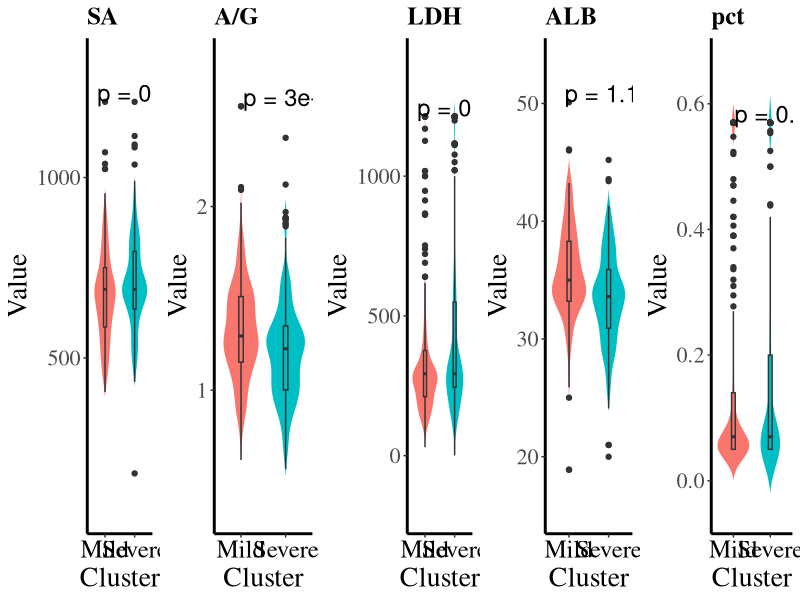
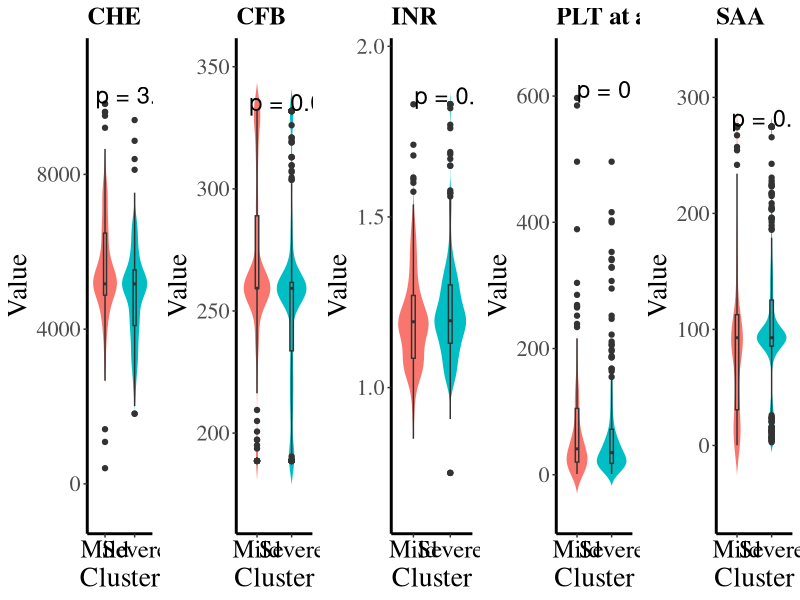
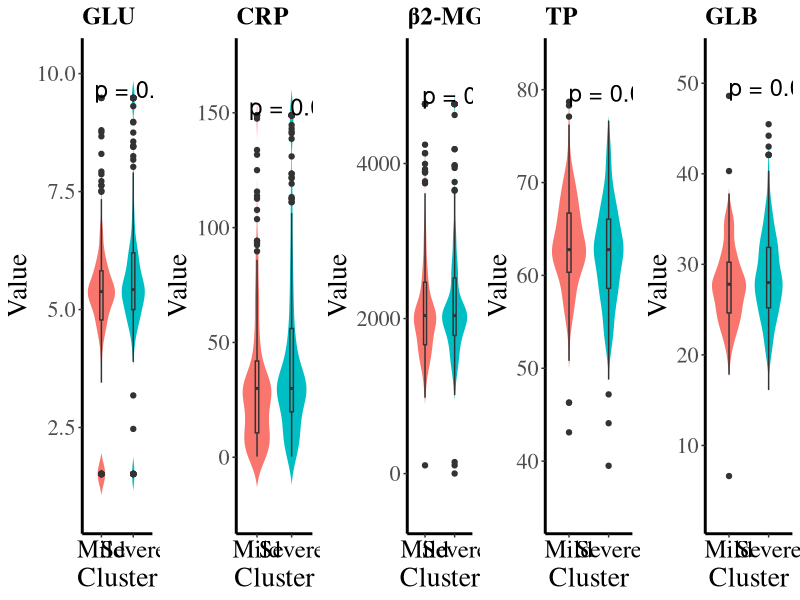
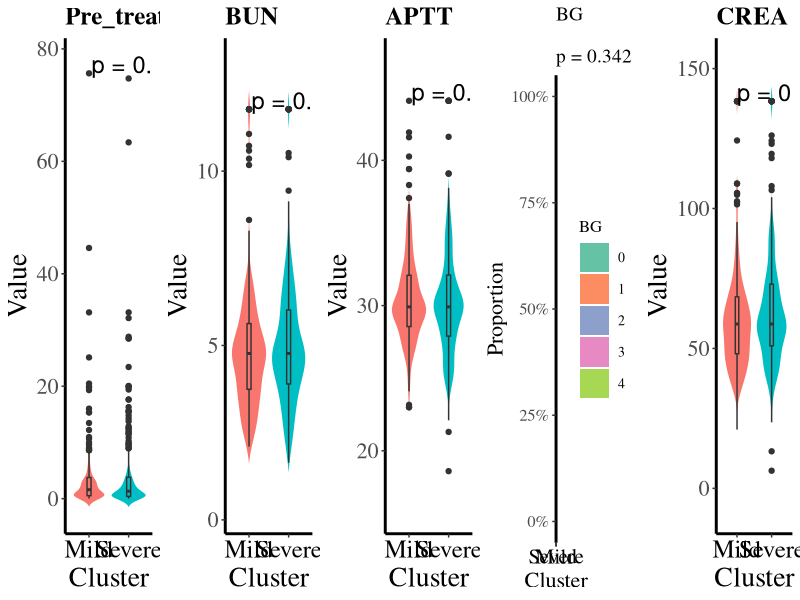

These figures' R source, in order:
# 加载必要的库
library(ggplot2)
library(readr)
library(tidyr)
library(dplyr)
library(ggpubr)   # 用于统计分析添加统计指标
library(gridExtra) # 用于组合图
library(readxl)
library(openxlsx)
library(RColorBrewer)

# 读取数据集
# data <- read_excel("C:/Users/xyy/Desktop/nodata4/AML_allnew_merged_patient_data_processed.xlsx")
data <- read_excel("../data/AML_allnew_merged_patient_data_processed.xlsx")

# 在代码开始处添加一个特征名称映射字典
feature_names_mapping <- c(
  'B' = 'CFB',
  'Admission_Value_PLT' = 'PLT at admission'
  # 如果还有其他需要修改的特征名称，可以继续添加
)

# 'A/G', 'CHE', 'AST', 'SA', 'GLU', 'CYSC', 'UBIL', 'age', 'FIB-C', 'B',
# 'Admission_Value_HGB', 'ALT', 'LDH', 'TBA', 'CK', 'DD', 'SOD', 'SAA', 'CO2', 'Pre_treatment_Mean_NEUT'
# 'GLU', 'PA', 'AST/ALT', 'GLB', 'ProBNP', 'BUN', 'AST', 'PTTA', 'ALB', 'ALP', 
# 'B', 'Pre_treatment_Mean_NEUT', 'TP', 'TBIL', 'Pre_treatment_Mean_PLT', 'CRP'
# 'SAA', 'CHE', 'DD', 'LDH1', 'A/G', 'CO2', 'PA', 'GLU', 'LDH', 'B', 'age', 'DBIL', 
# 'CKMB', 'Pre_treatment_Mean_HGB', 'CRP', 'β2-MG', 'ALB', 'TBIL', 'CK', 'BUN'
# 'CHE', 'B', 'ALB', 'PA', 'LDH1', 'SAA', 'CYSC', 'Pre_treatment_Mean_PLT', 'FIB-C', 'TP', 'age', 'pct',
# 'A/G', 'CRP', 'HBDH', 'SOD', 'DD', 'β2-MG', 'APTT', 'SA']

feature_groups <- list(
  c('SA', 'A/G', 'LDH', 'ALB', 'pct'),
  c('CHE', 'B', 'INR', 'Admission_Value_PLT', 'SAA'),
  c('GLU', 'CRP', 'β2-MG', 'TP', 'GLB'),
  c('Pre_treatment_Mean_NEUT', 'BUN', 'APTT', 'BG', 'CREA')
)

# 定义离散特征列表
categorical_columns <- c('sex', 'ALT_categorized', 'AST_categorized', 'AST/ALT', 
                         'ALP_categorized', 'DD', 'HBsAg', 'HBeAg', 'Anti-HCV', 
                         'HIV-Ab', 'Syphilis', 'BG', 'ABOZDX', 'ABOFDX', 'Rh', 'BGZGTSC')


for (group in feature_groups) {
  plot_list <- list()
  for (feature in group) {
    # 判断是否为离散特征
    is_categorical <- feature %in% categorical_columns
    
    if (is_categorical) {
      # 将数值型分类变量转换为因子
      data[[feature]] <- as.factor(data[[feature]])
      
      # 获取类别数量
      n_categories <- length(unique(data[[feature]]))
      
      # 选择配色
      colors <- brewer.pal(max(8, n_categories), "Set2")[1:n_categories]
      
      # 创建列联表
      contingency_table <- table(data[[feature]], data$bsum_cluster_label)
      
      # 进行统计检验
      # 如果期望频数小于5或2x2表，使用Fisher精确检验
      expected <- chisq.test(contingency_table)$expected
      if (any(expected < 5) || all(dim(contingency_table) == 2)) {
        test_result <- fisher.test(contingency_table, simulate.p.value = TRUE)
        test_method <- "Fisher's exact test"
      } else {
        test_result <- chisq.test(contingency_table)
        test_method <- "Chi-square test"
      }
      
      # 计算比例
      prop_data <- data %>%
        group_by(bsum_cluster_label) %>%
        count(.data[[feature]]) %>%
        group_by(bsum_cluster_label) %>%
        mutate(prop = n/sum(n))
      
      # 创建堆叠柱状图
      p <- ggplot(prop_data, aes(x = bsum_cluster_label, y = prop, 
                                 fill = .data[[feature]])) +
        geom_bar(stat = "identity", position = "stack", width = 0.7) +  # 调整柱子宽度
        scale_fill_manual(values = colors) +  # 使用选定的配色方案
        theme_bw() +
        theme(
          legend.position = "right",
          legend.title = element_text(family = "Times", size = 12),
          legend.text = element_text(family = "Times", size = 10),
          legend.key.size = unit(0.8, "cm"),  # 调整图例大小
          axis.text.x = element_text(colour = "black", family = "Times", size = 15),
          axis.text.y = element_text(family = "Times", size = 12),
          axis.title.x = element_text(family = "Times", size = 16),
          axis.title.y = element_text(family = "Times", size = 16),
          panel.border = element_blank(),
          axis.line = element_line(colour = "black", size = 1),
          panel.grid = element_blank(),
          plot.title = element_text(family = "Times", size = 14)
        ) +
        labs(
          y = "Proportion",
          x = "Cluster",
          fill = feature
        ) +
        ggtitle(paste0(
          ifelse(feature %in% names(feature_names_mapping), 
                 feature_names_mapping[feature], 
                 feature),
          "\n", 
          "\np = ", format.pval(test_result$p.value, digits = 3))) +
        scale_y_continuous(labels = scales::percent)
      
    } else {
      # 连续变量的处理保持不变
      normality_results <- data %>%
        group_by(bsum_cluster_label) %>%
        summarize(
          Normality_p_value = shapiro.test(.data[[feature]])$p.value,
          .groups = 'drop'
        )
      
      all_normal <- all(normality_results$Normality_p_value > 0.05)
      test_method <- ifelse(all_normal, "t.test", "wilcox.test")

      # #计算统计数据
      stats <- data %>%
        group_by(bsum_cluster_label) %>%
        summarise(
          Feature = feature,  # 添加特征名称
          Mean = mean(.data[[feature]], na.rm = TRUE),
          Q1 = quantile(.data[[feature]], 0.25, na.rm = TRUE),
          Median = median(.data[[feature]], na.rm = TRUE),
          Q3 = quantile(.data[[feature]], 0.75, na.rm = TRUE),
          .groups = 'drop'  # 防止dplyr 1.0.0后版本警告
        )

      print(stats) # 打印统计数据到控制台
      
      p <- ggplot(data, aes(x = bsum_cluster_label, y = .data[[feature]], 
                            fill = bsum_cluster_label)) +
        geom_violin(trim = FALSE, color = "white") +
        geom_boxplot(width = 0.1, position = position_dodge(0.9)) +
        theme_bw() +
        theme(
          legend.position = "none",
          axis.text.x = element_text(colour = "black", family = "Times", size = 18),  # 增大x轴文字
          axis.text.y = element_text(family = "Times", size = 16),     # 增大y轴文字
          axis.title.x = element_text(family = "Times", size = 20),    # 增大x轴标题
          axis.title.y = element_text(family = "Times", size = 20),    # 增大y轴标题
          panel.border = element_blank(),
          axis.line = element_line(colour = "black", size = 1),
          panel.grid = element_blank(),
          plot.title = element_text(family = "Times", size = 18, face = "bold")       # 增大标题文字
        ) +
        labs(y = "Value", x = "Cluster") +
        ggtitle(ifelse(feature %in% names(feature_names_mapping), 
                       feature_names_mapping[feature], 
                       feature)) +
        stat_compare_means(method = test_method,
                           aes(label = paste0("p = ", after_stat(p.format))),
                           label.x.npc = "center", label.y.npc = 'top',
                           size = 6)  # 增大p值文字大小
    }
    
    plot_list[[length(plot_list) + 1]] <- p
  }
  
  # 组合图表显示
  grid.arrange(grobs = plot_list, ncol = length(group))
}

# feature_groups <- list(
#   # c('CHE', 'B', 'ALB', 'PA'),
#   # c('TP', 'LDH1', 'CRP', 'Admission_Value_HGB'),
#   # c('FIB-C', 'SAA', 'SA', 'SOD'),
#   # c('GLB', 'A/G', 'LDH'),
#   # c('CYSC', 'TBA', 'TBIL', 'APTT', 'β2-MG'),
#   # c('Admission_Value_HGB'),
#   # c('CHE', 'ALB', 'PA')
#   # c('DD','DBIL','β2-MG','TBIL','CK','age','C1q')
#   # c('TP', 'GLB','β2-MG','TBIL','CYSC','TBA','APTT')
# 
#   # c('SAA', 'CHE','PTTA','LDH1'),
#   # c('A/G', 'CO2','PA', 'GLU'),
#   # c('LDH', 'B', 'ALB','CRP'),
#   # c('β2-MG', 'Pre_treatment_Mean_HGB', 'DD', 'C1q'),
#   # c('TBIL','age','DBIL', 'CK')
#   # c('Pre_treatment_Mean_HGB')
#   # c('CHE', 'A/G', 'PA')
# 
#   c('DBIL','C1q', 'BUN', 'UBIL','GLU')
# )


# # 为每个特征组生成图表
# for (group in feature_groups) {
#   # 创建空列表以保存图表
#   plot_list <- list()
#   for (feature in group) {
#     # 分别对每个类别进行正态性检验
#     normality_results <- data %>%
#       group_by(bsum_cluster_label) %>%
#       summarize(
#         Normality_p_value = shapiro.test(.data[[feature]])$p.value,
#         .groups = 'drop'
#       )
#     
#     # 判断是否所有类别都符合正态分布 正态分布用t检验，非正态分布用秩和检验
#     all_normal <- all(normality_results$Normality_p_value > 0.05)
#     test_method <- ifelse(all_normal, "t.test", "wilcox.test")
#     
#     # 计算统计数据
#     stats <- data %>%
#       group_by(bsum_cluster_label) %>%
#       summarise(
#         Feature = feature,  # 添加特征名称
#         Mean = mean(.data[[feature]], na.rm = TRUE),
#         Q1 = quantile(.data[[feature]], 0.25, na.rm = TRUE),
#         Median = median(.data[[feature]], na.rm = TRUE),
#         Q3 = quantile(.data[[feature]], 0.75, na.rm = TRUE),
#         .groups = 'drop'  # 防止dplyr 1.0.0后版本警告
#       )
#     
#     print(stats) # 打印统计数据到控制台
#     
#     p <- ggplot(data, aes(x = bsum_cluster_label, y = .data[[feature]], fill = bsum_cluster_label)) +
#       geom_violin(trim = FALSE, color = "white") +
#       geom_boxplot(width = 0.1, position = position_dodge(0.9)) +
#       theme_bw() +
#       theme(
#         legend.position = "none",
#         axis.text.x = element_text(colour = "black", family = "Times", size = 15),
#         axis.text.y = element_text(family = "Times", size = 12, face = "plain"),
#         axis.title.x = element_text(family = "Times", size = 16, face = "plain"),
#         axis.title.y = element_text(family = "Times", size = 16, face = "plain"),
#         panel.border = element_blank(),
#         axis.line = element_line(colour = "black", size = 1),
#         panel.grid.major = element_blank(),
#         panel.grid.minor = element_blank(),
#         title = element_text(family = "Times", size = 14, face = "plain")
#       ) +
#       labs(y = "Value", x = "Cluster") +
#       ggtitle(feature) +
#       stat_compare_means(method = test_method,
#                          aes(label = paste0("p = ", after_stat(p.format))),
#                          label.x.npc = "center", label.y.npc = 'top',
#                          size = 5)
#     plot_list[[length(plot_list) + 1]] <- p
#   }
#   
#   # 使用grid.arrange将当前特征组的图表组合并展示
#   grid.arrange(grobs = plot_list, ncol = length(group))
# }







# # 画离散特征的图像
# library(ggplot2)
# library(readr)
# library(dplyr)
# 
# # 读取数据集
# data <- read_csv("C:/Users/xyy/Desktop/2cluster_bsum_classification_results.csv")
# 
# # 将数值映射到血型分类
# data$ABOZDX <- factor(data$ABOZDX, levels = c(0, 1, 2, 3, 4,5), labels = c("AB","AB", "A", "B", "O","NA"))
# 
# # 汇总数据以适用于卡方检验
# table_data <- table(data$bsum_cluster_label, data$ABOZDX)
# 
# # 进行卡方检验
# chi_test <- chisq.test(table_data)
# p_value <- chi_test$p.value
# 
# # # 创建标准条形图并添加 p 值
# # bar_plot <- ggplot(data, aes(x = bsum_cluster_label, fill = ABOZDX)) +
# #   geom_bar(position = "dodge") +
# #   theme_minimal() +
# #   labs(x = "Cluster", y = "Count", title = "Distribution of Blood Types across Clusters") +
# #   scale_fill_brewer(palette = "Set1", name = "Blood Type") +
# #   theme(text = element_text(size = 12, family = "Times")) +
# #   annotate("text", x = 1, y =5 , label = sprintf("p = %.3f", p_value), hjust = 1.5)
# # # 输出图表
# # print(bar_plot)
# 
# # 创建堆叠条形图
# stacked_bar_plot <- ggplot(data, aes(x = bsum_cluster_label, fill = ABOZDX)) +
#   geom_bar(position = "fill") +
#   theme_minimal() +
#   labs(x = "Cluster", y = "Count", title = "Stacked Distribution of ABOZDX") +
#   scale_fill_brewer(palette = "Set1", name = "Blood Type") +
#   theme(text = element_text(size = 12, family = "Times")) +
#   annotate("text", x = 2, y = 1.05, label = sprintf("p = %.3f", p_value), hjust = 1.5)  # 确保此处加上 '+'
# 
# # 输出图表
# print(stacked_bar_plot)









# # 画箱线图
# 
# # Assuming 'bsum_cluster_label' is the categorical variable for comparison
# category_variable <- 'bsum_cluster_label'
# # Function to create and display boxplots in sets of four
# for (group in feature_groups) {
#   data_long <- data %>%
#     select(c(category_variable, group)) %>%
#     pivot_longer(cols = -bsum_cluster_label, names_to = "Feature", values_to = "Value")
#   
#   # Create a plot with facets for the current group of features
#   plot <- ggplot(data_long, aes(x = bsum_cluster_label, y = Value,color = bsum_cluster_label)) +
#     geom_boxplot(outlier.shape = NA, fill = NA, color = "blue") +  # Hollow boxes with specified color
#     geom_jitter(width = 0.2, size = 1, alpha = 0.5) +  # Match color to boxes
#     scale_color_manual(values = c("Severe" = "red", "Mild" = "lightblue")) +  # Custom colors
#     facet_wrap(~Feature, scales = "free_y", ncol = 2) +  # Two columns per plot
#     labs(title = "Boxplots of Various Features by Cluster Label",
#          y = "Value",
#          x = "Cluster Label") +
#     theme_minimal() +
#     theme(legend.position = "none",
#           strip.text.x = element_text(size = 8, hjust = 1),
#           axis.text.x = element_text(angle = 45, vjust = 1, hjust = 1),
#           plot.title = element_text(size = 14, face = "bold"),
#           axis.title.x = element_text(size = 12, face = "bold"),
#           axis.title.y = element_text(size = 12, face = "bold"))
#   
#   print(plot)  # Display the plot
# }
